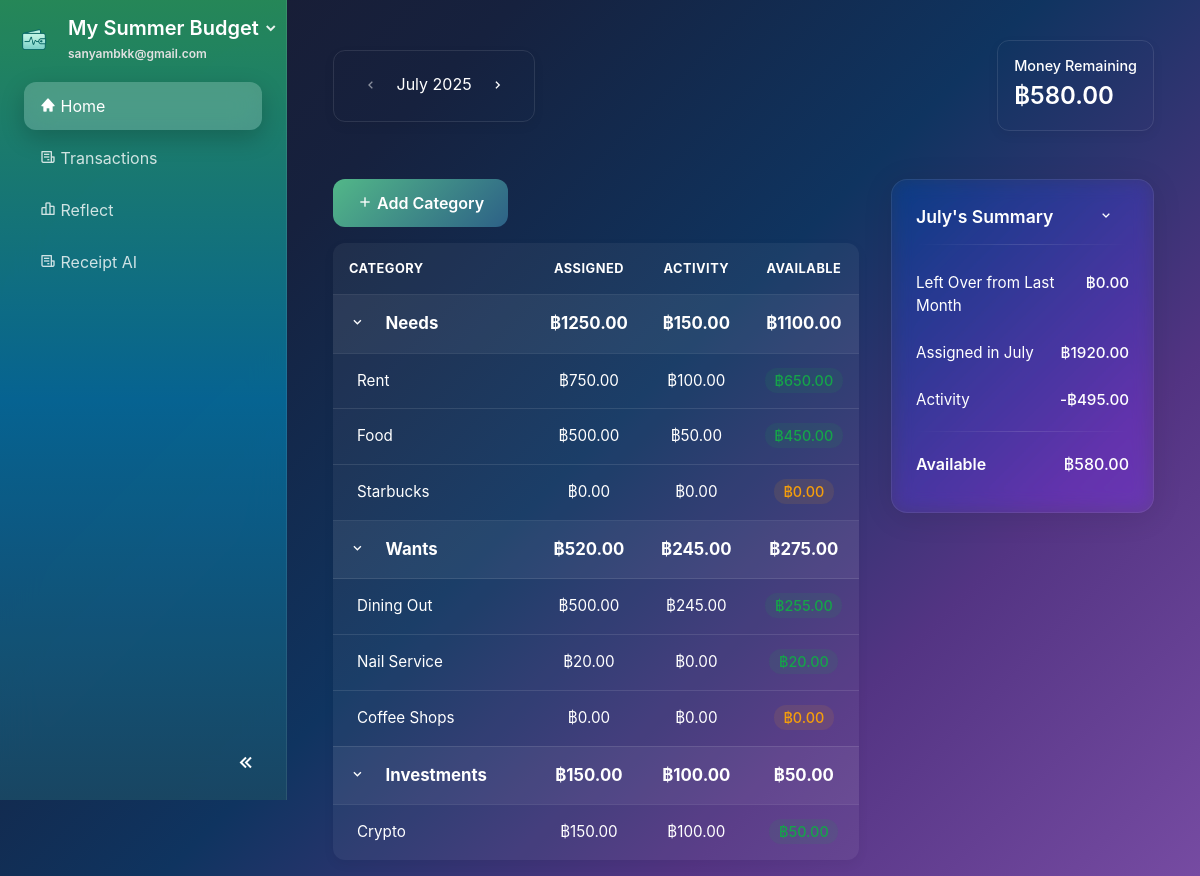
Screenshot of / (signed in) with the database file from the repository.
### website/models.py (models this page shows, shortened)
class Plan(db.Model):
    id             = db.Column(db.Integer, primary_key=True)
    name           = db.Column(db.String(100), nullable=False)
    monthly_income = db.Column(db.Float)
    budget_pref    = db.Column(JSON)  # e.g., {"needs": 50, "wants": 30, "savings": 20}
    user_id        = db.Column(db.Integer, db.ForeignKey('user.id'), nullable=False)

class User(db.Model, UserMixin):
    id         = db.Column(db.Integer, primary_key=True)
    email      = db.Column(db.String(150), unique=True, nullable=False)
    password   = db.Column(db.String(150))
    first_name = db.Column(db.String(150))
    last_name  = db.Column(db.String(150))
    date_created = db.Column(db.DateTime(timezone=True), default=func.now())
    active_plan_id = db.Column(db.Integer, db.ForeignKey('plan.id'), nullable=True)
    profile_complete = db.Column(db.Boolean, default=False)
    theme = db.Column(db.String(50), nullable=False, default='system')
    notes = db.relationship('Note', backref='user', lazy=True)
    plans = db.relationship('Plan', foreign_keys=[Plan.user_id], backref='user', lazy=True, cascade="all, delete-orphan")
    active_plan = db.relationship('Plan', foreign_keys=[active_plan_id], post_update=True)

class BudgetCategory(db.Model):
    id = db.Column(db.Integer, primary_key=True)
    name = db.Column(db.String(100), nullable=False)
    icon = db.Column(db.String(50), default='bx-category')
    main_category = db.Column(db.String(50), nullable=False)  # 'needs', 'wants', 'bills', 'investments'
    assigned_amount = db.Column(db.Float, default=0.0)
    spent_amount = db.Column(db.Float, default=0.0)
    plan_id = db.Column(db.Integer, db.ForeignKey('plan.id'), nullable=False)
    created_date = db.Column(db.DateTime(timezone=True), default=func.now())
    plan = db.relationship('Plan', backref=db.backref('categories', lazy=True, cascade="all, delete-orphan"))
    transactions = db.relationship('Transaction', backref='category', lazy=True, cascade="all, delete-orphan")
    @property
    def available_amount(self):
        return self.assigned_amount - self.spent_amount

### website/views.py (the view, shortened to what this page needs)
@views.route('/<int:year>/<int:month>')
@views.route('/')
@login_required
def home(year=None, month=None):
    if not current_user.profile_complete or not current_user.active_plan:
        return redirect(url_for('onboard.show_form'))
    plan = current_user.active_plan
    if year is None or month is None:
        today = datetime.now()
        year, month = today.year, today.month
    try:
        display_date = datetime(year, month, 1)
    except ValueError:
        today = datetime.now()
        year, month = today.year, today.month
        display_date = today
    display_month_str = display_date.strftime('%B')
    user_join_date = current_user.date_created
    if user_join_date is None:
        user_join_date = datetime.now()
        current_user.date_created = user_join_date
        db.session.commit()
    is_first_month = (display_date.year == user_join_date.year and display_date.month == user_join_date.month)
    previous_month_date = display_date - relativedelta(months=1)
    prev_month_int = previous_month_date.month
    prev_month_year = previous_month_date.year
    rollover_amount = 0.0
    categories = BudgetCategory.query.filter_by(plan_id=plan.id).all()
    monthly_budgets_map = {}
    for cat in categories:
        mb = MonthlyBudget.query.filter_by(plan_id=plan.id, category_id=cat.id, month=month, year=year).first()
        if not mb:
            mb = MonthlyBudget(plan_id=plan.id, category_id=cat.id, month=month, year=year, assigned_amount=0, spent_amount=0)
            db.session.add(mb)
        monthly_budgets_map[cat.id] = mb
    db.session.commit()
    organized_categories = {'needs': [], 'wants': [], 'investments': []}
    total_assigned = 0
    total_spent = 0
    for category in categories:
        mb = monthly_budgets_map.get(category.id)
        if mb:
            category.assigned_amount = mb.assigned_amount
            spent = db.session.query(func.sum(Transaction.amount)).filter(
                Transaction.category_id == category.id,
                func.extract('month', Transaction.transaction_date) == month,
                func.extract('year', Transaction.transaction_date) == year
            ).scalar() or 0
            mb.spent_amount = abs(spent)
            category.spent_amount = abs(spent)
        total_assigned += category.assigned_amount
        total_spent += category.spent_amount
        if category.main_category in organized_categories:
            organized_categories[category.main_category].append(category)
    db.session.commit()
    category_totals = {}
    for main_cat, cats in organized_categories.items():
        category_totals[main_cat] = {
            'assigned': sum(c.assigned_amount for c in cats),
            'spent': sum(c.spent_amount for c in cats),
            'available': sum(c.available_amount for c in cats)
        }
    money_to_be_assigned = plan.monthly_income + rollover_amount
    available_amount = money_to_be_assigned - total_assigned
    all_categories = sorted([cat for cat in categories if cat.spent_amount > 0], key=lambda x: x.spent_amount, reverse=True)
    top_spending_categories = all_categories[:5]
    prev_month_date = display_date - relativedelta(months=1)
    next_month_date = display_date + relativedelta(months=1)
    user_start_date = current_user.date_created
    user_start_month = user_start_date.month
    user_start_year = user_start_date.year
    can_go_prev = not (prev_month_date.year < user_start_year or
                   (prev_month_date.year == user_start_year and prev_month_date.month < user_start_month))
    can_go_next = True
    return render_template("home.html",
                         plan=plan,
                         categories=organized_categories,
                         category_totals=category_totals,
                         current_month=display_month_str,
                         current_year=year,
                         prev_month=prev_month_date.month,
                         prev_year=prev_month_date.year,
                         next_month=next_month_date.month,
                         next_year=next_month_date.year,
                         is_first_month=is_first_month,
                         can_go_prev=can_go_prev,
                         can_go_next=can_go_next,
                         total_assigned=total_assigned,
                         total_spent=total_spent,
                         available_amount=available_amount,
                         rollover_amount=rollover_amount,
                         money_to_be_assigned=money_to_be_assigned,
                         top_spending_categories=top_spending_categories)

### website/templates/home.html (shortened to what this page needs)
{% extends "base.html" %}
{% block content %}
<div class="container-fluid mt-4">
    <div class="top-bar">
        <div class="month-selector">
            {% if can_go_prev %}
                <a href="{{ url_for('views.home', year=prev_year, month=prev_month) }}" class="btn btn-nav"><i class='bx bx-chevron-left'></i></a>
            {% else %}
                <span class="btn btn-nav disabled"><i class='bx bx-chevron-left'></i></span>
            {% endif %}
            <span class="current-month">{{ current_month }} {{ current_year }}</span>
            {% if can_go_next %}
                <a href="{{ url_for('views.home', year=next_year, month=next_month) }}" class="btn btn-nav"><i class='bx bx-chevron-right'></i></a>
            {% else %}
                <span class="btn btn-nav disabled"><i class='bx bx-chevron-right'></i></span>
            {% endif %}
        </div>
        <div class="total-assigned-card">
            <h5 class="card-title">Money Remaining</h5>
            <p class="card-text">฿{{ "%.2f"|format(available_amount) }}</p>
        </div>
    </div>
    <div class="main-content-grid">
        <div class="budget-section">
            <div class="d-flex justify-content-start mb-3">
                <button type="button" class="btn btn-primary" data-toggle="modal" data-target="#addCategoryModal">
                    <i class="bx bx-plus"></i> Add Category
                </button>
            </div>
            <div class="budget-table-container">
                <table class="budget-table">
                <thead>
                    <tr>
                        <th class="col-category">CATEGORY</th>
                        <th class="col-assigned">ASSIGNED</th>
                        <th class="col-activity">ACTIVITY</th>
                        <th class="col-available">AVAILABLE</th>
                    </tr>
                </thead>
                <tbody>
                    {% for main_category, sub_categories in categories.items() %}
                    <tr class="main-category-row" data-toggle="collapse" data-target=".sub-{{ main_category|replace(' ', '-') }}">
                        <td>
                            <span class="toggle-icon">
                                <i class="bx bx-chevron-down"></i>
                            </span>
                            <strong>{{ main_category.capitalize() }}</strong>
                        </td>
                        <td class="col-assigned"><strong>฿{{ "%.2f"|format(category_totals[main_category]['assigned']) }}</strong></td>
                        <td class="col-activity"><strong>฿{{ "%.2f"|format(category_totals[main_category]['spent']) }}</strong></td>
                        <td class="col-available"><strong>฿{{ "%.2f"|format(category_totals[main_category]['available']) }}</strong></td>
                    </tr>
                    {%- for sub in sub_categories %}
                    <tr class="sub-category-row sub-{{ main_category|replace(' ', '-') }} collapse show">
                        <td class="pl-4">
                            {{ sub.name }}
                        </td>
                        <td class="col-assigned assigned-value" data-category-id="{{ sub.id }}" data-current-amount="{{ sub.assigned_amount }}" data-category-name="{{ sub.name }}" style="cursor:pointer;">฿{{ "%.2f"|format(sub.assigned_amount) }}</td>
                        <td class="col-activity">฿{{ "%.2f"|format(sub.spent_amount) }}</td>
                        <td class="col-available">
                            <span class="money-badge {% if sub.available_amount > 0 %}positive{% elif sub.available_amount == 0 %}zero{% else %}negative{% endif %}">
                                ฿{{ "%.2f"|format(sub.available_amount) }}
                            </span>
                        </td>
                    </tr>
                    {%- endfor %}
                    {%- endfor %}
                </tbody>
            </table>
            </div>
        </div>
        <div class="right-panel">
            <div class="summary-card">
                <div class="summary-header">
                    <h5>{{ current_month }}'s Summary</h5>
                    <span class="toggle-icon">
                        <i class="bx bx-chevron-down"></i>
                    </span>
                </div>
                <hr class="summary-divider">
                <div class="summary-body">
                    <div class="summary-item">
                        <span>Left Over from Last Month</span>
                        <span class="amount">฿{{ "%.2f"|format(rollover_amount) }}</span>
                    </div>
                    <div class="summary-item" id="assigned-this-month">
                        <span>Assigned in {{ current_month }}</span>
                        <span class="amount">฿{{ "%.2f"|format(total_assigned) }}</span>
                    </div>
                    <div class="summary-item">
                        <span>Activity</span>
                        <span class="amount">-฿{{ "%.2f"|format(total_spent) }}</span>
                    </div>
                    <hr class="summary-divider">
                    <div class="summary-item summary-total">
                        <span>Available</span>
                        <span class="amount">฿{{ "%.2f"|format(available_amount) }}</span>
                    </div>
                </div>
            </div>
        </div>
    </div>
</div>
{% endblock %}

### website/templates/base.html (shortened to what this page needs)
<!DOCTYPE html>
<html lang="en" data-initial-theme="{{ current_user.theme if current_user.is_authenticated else 'system' }}">
<head>
    <link rel="stylesheet" href="https://stackpath.bootstrapcdn.com/bootstrap/4.4.1/css/bootstrap.min.css"/>
    <link rel="stylesheet" href="https://stackpath.bootstrapcdn.com/font-awesome/4.7.0/css/font-awesome.min.css"/>
    <link href="https://unpkg.com/boxicons@2.1.4/css/boxicons.min.css" rel="stylesheet">
    <link href="{{ url_for('static', filename='css/general.css') }}" rel="stylesheet">
    <link href="{{ url_for('static', filename='css/sidebar.css') }}" rel="stylesheet">
    <link href="{{ url_for('static', filename='css/buttons.css') }}" rel="stylesheet">
    <link href="{{ url_for('static', filename='css/dashboard.css') }}" rel="stylesheet">
    <link href="{{ url_for('static', filename='css/auth.css') }}" rel="stylesheet">
    <link href="{{ url_for('static', filename='css/dark-theme.css') }}" rel="stylesheet">
    <link href="{{ url_for('static', filename='css/account_settings.css') }}" rel="stylesheet">
</head>
{% set hide_sidebar = hide_sidebar | default(false) %}
<body id="page-body" class="d-flex {{ '' if hide_sidebar else 'with-sidebar' }} {% block page_class %}{% endblock %}">
    {% if not hide_sidebar %}
    <nav id="sidebar" class="text-white flex-column">
        <div class="sidebar-header px-3 py-3">
            <div class="d-flex align-items-center">
                <img src="{{ url_for('static', filename='images/logo.png') }}" alt="App logo" class="logo-img mr-3">
                <div class="flex-grow-1">
                    <div class="dropdown">
                        <a id="planDropdown"
                            href="#"
                            class="dropdown-toggle text-white text-decoration-none"
                            data-toggle="dropdown"
                            aria-haspopup="true"
                            aria-expanded="false">
                            <h5 class="mb-0">
                                <span class="sidebar-text">{{ current_user.active_plan.name if current_user.active_plan else 'Create a Plan' }}</span>
                            </h5>
                            <i class="bx bxs-chevron-down toggle-arrow"></i>
                        </a>
                    </div>
                    <small class="email-white sidebar-text">{{ current_user.email }}</small>
                </div>
            </div>
        </div>
        <ul class="nav flex-column px-3">
            <li class="nav-item">
                <a class="nav-link {% if request.path == url_for('views.home') %}active{% endif %}" href="{{ url_for('views.home') }}">
                    <i class='bx bxs-home'></i> <span class="sidebar-text">Home</span>
                </a>
            </li>
            <li class="nav-item">
                <a class="nav-link {% if request.path == url_for('views.transactions') %}active{% endif %}" href="{{ url_for('views.transactions') }}">
                    <i class='bx bx-receipt'></i> <span class="sidebar-text">Transactions</span>
                </a>
            </li>
            <li class="nav-item">
                <a class="nav-link {% if request.path == url_for('views.reflect') %}active{% endif %}" href="{{ url_for('views.reflect') }}">
                    <i class='bx bx-bar-chart-alt-2'></i> <span class="sidebar-text">Reflect</span>
                </a>
            </li>
            <li class="nav-item">
                <a class="nav-link" href="{{ url_for('views.receipt_ai') }}">
                    <i class="bx bx-receipt"></i>
                    <span class="nav-text">Receipt AI</span>
                </a>
            </li>
        </ul>
        <div class="sidebar-footer">
            <button id="sidebar-toggle" class="btn btn-link">
                <i class='bx bx-chevrons-left'></i>
            </button>
        </div>
    </nav>
    {% endif %}
    <div id="content-wrapper" class="w-100">
        <div class="container-fluid">
            {% block content %} {% endblock %}
        </div>
    </div>
</body>
</html>

### rows the page displays
Plan: active_plan "My Summer Budget"
User: email "sanyambkk@gmail.com"
BudgetCategory: name "Rent", assigned_amount "750.00", spent_amount "100.00", available_amount "650.00"
BudgetCategory: name "Food", assigned_amount "500.00", spent_amount "50.00", available_amount "450.00"
BudgetCategory: name "Starbucks", assigned_amount "0.00", spent_amount "0.00", available_amount "0.00"
BudgetCategory: name "Dining Out", assigned_amount "500.00", spent_amount "245.00", available_amount "255.00"
BudgetCategory: name "Nail Service", assigned_amount "20.00", spent_amount "0.00", available_amount "20.00"
BudgetCategory: name "Coffee Shops", assigned_amount "0.00", spent_amount "0.00", available_amount "0.00"
BudgetCategory: capitalize "Investments", assigned_amount "150.00", spent_amount "100.00", category_totals "50.00", name "Crypto", available_amount "50.00"

### other values shown
{{ current_month }} "July"
{{ current_year }} "2025"
{{ "%.2f"|format(available_amount) }} "580.00"
{{ main_category.capitalize() }} "Needs" "Wants"
{{ "%.2f"|format(category_totals[main_category]['assigned']) }} "1250.00" "520.00"
{{ "%.2f"|format(category_totals[main_category]['spent']) }} "150.00" "245.00"
{{ "%.2f"|format(category_totals[main_category]['available']) }} "1100.00" "275.00"
{{ "%.2f"|format(rollover_amount) }} "0.00"
{{ "%.2f"|format(total_assigned) }} "1920.00"
{{ "%.2f"|format(total_spent) }} "495.00"
